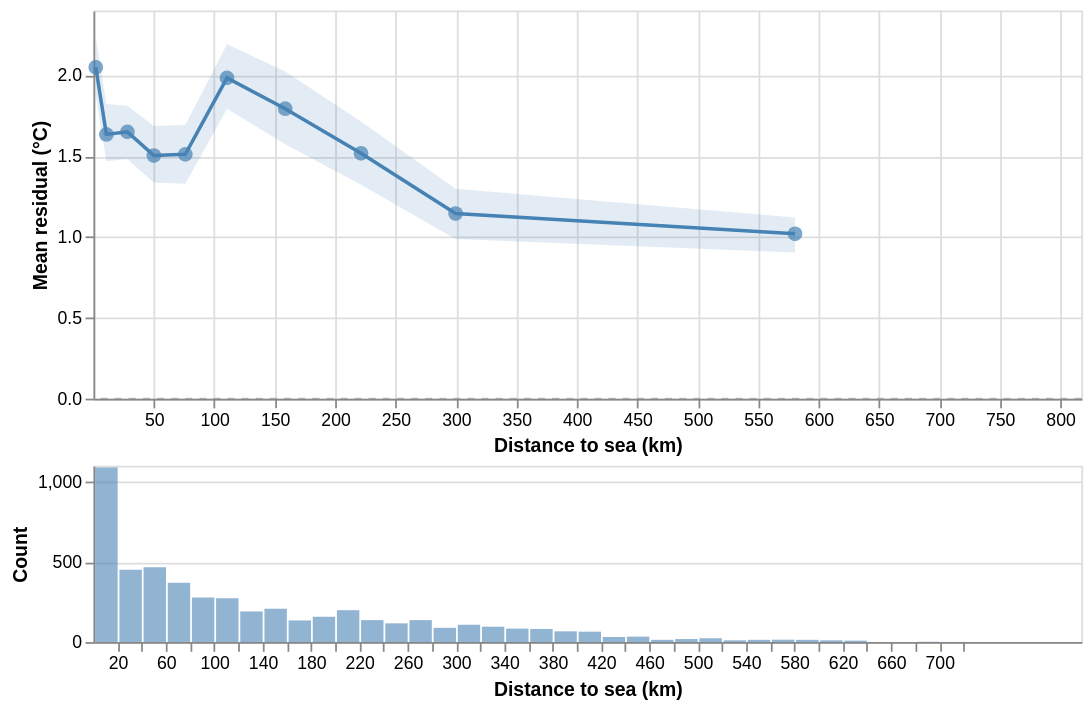

Source (Vega-Lite JSON):
### Vega-Lite specification from a JSON file in a GitHub repository (floating-point values rounded to 4 significant figures; data arrays with more than 128 entries replaced by an {"elided": "..."} marker saying what was removed)
{"config": {"view": {"continuousWidth": 300, "continuousHeight": 300}}, "vconcat": [{"layer": [{"data": {"name": "data-a0a55d106695e8d630baff0f16eee66d"}, "mark": {"type": "rule", "color": "grey", "opacity": 0.5, "strokeDash": [4, 4]}, "encoding": {"y": {"field": "y", "type": "quantitative"}}}, {"data": {"name": "data-2a25ba28c17c9ad1c974c1ce363b5474"}, "mark": {"type": "area", "color": "#4682B4", "opacity": 0.15}, "encoding": {"x": {"field": "x", "scale": {"domain": [0.004052, 817.5], "nice": false, "zero": false}, "title": "Distance to sea (km)", "type": "quantitative"}, "y": {"field": "ci_lo", "title": "Mean residual (°C)", "type": "quantitative"}, "y2": {"field": "ci_hi"}}}, {"data": {"name": "data-2a25ba28c17c9ad1c974c1ce363b5474"}, "mark": {"type": "line", "color": "#4682B4", "strokeWidth": 2}, "encoding": {"x": {"field": "x", "scale": {"domain": [0.004052, 817.5], "nice": false, "zero": false}, "type": "quantitative"}, "y": {"field": "mean", "type": "quantitative"}}}, {"data": {"name": "data-2a25ba28c17c9ad1c974c1ce363b5474"}, "mark": {"type": "point", "color": "#4682B4", "filled": true, "size": 70}, "encoding": {"tooltip": [{"field": "x", "format": ".3f", "title": "Distance to sea (km)", "type": "quantitative"}, {"field": "mean", "format": ".3f", "title": "Mean residual (°C)", "type": "quantitative"}, {"field": "ci_lo", "format": ".3f", "title": "CI low", "type": "quantitative"}, {"field": "ci_hi", "format": ".3f", "title": "CI high", "type": "quantitative"}], "x": {"field": "x", "scale": {"domain": [0.004052, 817.5], "nice": false, "zero": false}, "type": "quantitative"}, "y": {"field": "mean", "type": "quantitative"}}}], "height": 220, "width": 560}, {"data": {"name": "data-8be4356bd379111aadfc6a529d448e4a"}, "mark": {"type": "bar", "color": "#4682B4", "opacity": 0.6}, "encoding": {"x": {"bin": {"maxbins": 50}, "field": "val", "scale": {"domain": [0.004052, 817.5], "nice": false, "zero": false}, "title": "Distance to sea (km)", "type": "quantitative"}, "y": {"aggregate": "count", "title": "Count", "type": "quantitative"}}, "height": 100, "width": 560}], "spacing": 4, "$schema": "https://vega.github.io/schema/vega-lite/v6.4.1.json", "datasets": {"data-a0a55d106695e8d630baff0f16eee66d": [{"y": 0}], "data-2a25ba28c17c9ad1c974c1ce363b5474": [{"x": 1.901, "mean": 2.049, "ci_lo": 1.876, "ci_hi": 2.233}, {"x": 10.68, "mean": 1.634, "ci_lo": 1.469, "ci_hi": 1.823}, {"x": 28.08, "mean": 1.65, "ci_lo": 1.48, "ci_hi": 1.811}, {"x": 49.97, "mean": 1.503, "ci_lo": 1.337, "ci_hi": 1.686}, {"x": 75.99, "mean": 1.511, "ci_lo": 1.33, "ci_hi": 1.693}, {"x": 110.5, "mean": 1.984, "ci_lo": 1.793, "ci_hi": 2.192}, {"x": 158.7, "mean": 1.793, "ci_lo": 1.573, "ci_hi": 2.023}, {"x": 221.4, "mean": 1.517, "ci_lo": 1.322, "ci_hi": 1.714}, {"x": 299.7, "mean": 1.145, "ci_lo": 0.9878, "ci_hi": 1.299}, {"x": 580.5, "mean": 1.02, "ci_lo": 0.9039, "ci_hi": 1.121}], "data-8be4356bd379111aadfc6a529d448e4a": {"elided": "4999 records"}}}
